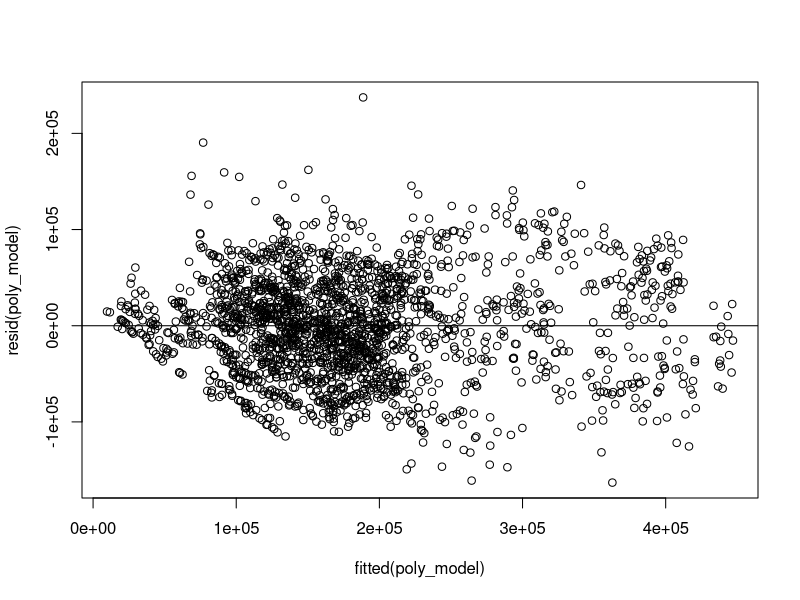
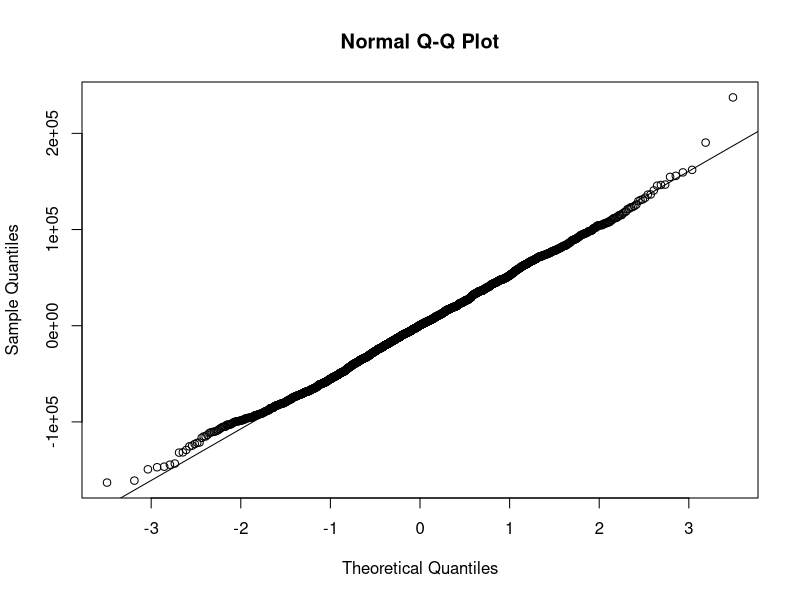
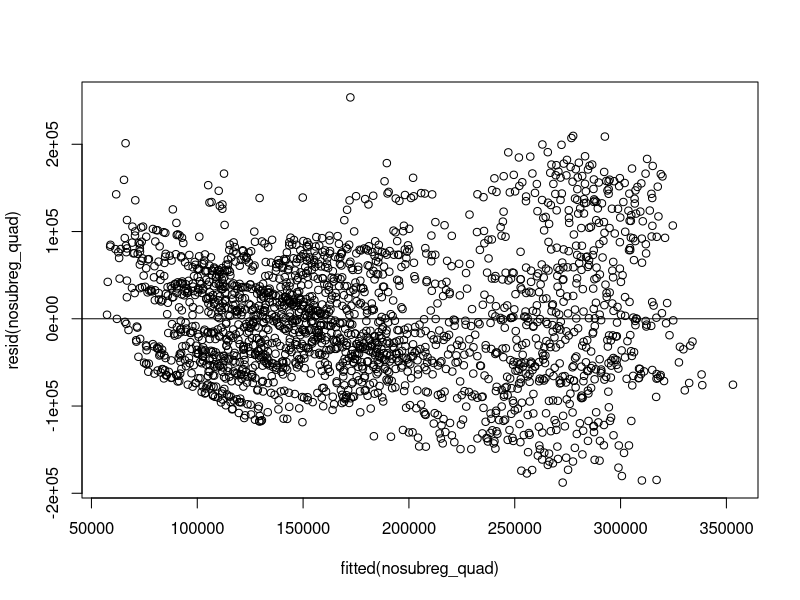
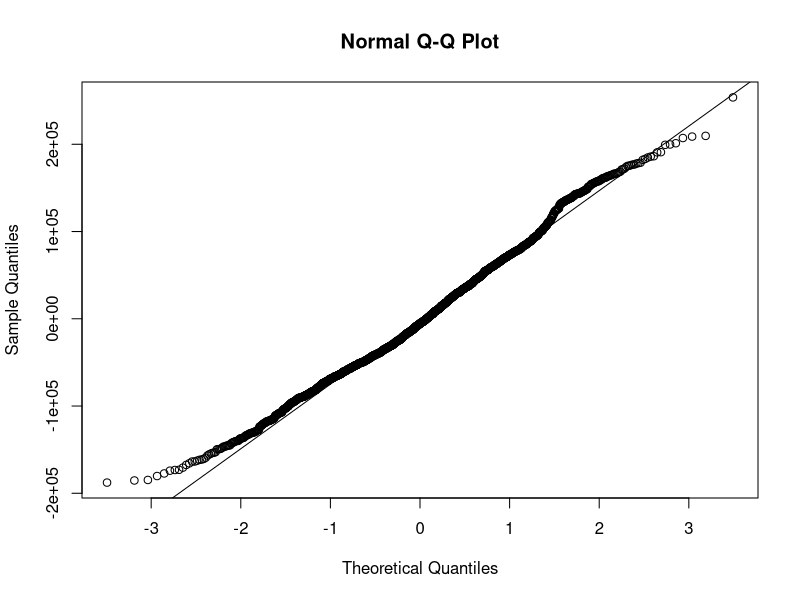

Write R code to recreate these figures, in order.
library(readr)
library(lmtest)
library(car)

# subset potatoes and center predictors
df = read_csv("cleaned_yield_with_gdp_cat.csv")
df_potatoes = subset(df, crop == "Potatoes")
df_potatoes$rain_mm_cent = df_potatoes$rain_mm - mean(df_potatoes$rain_mm)
df_potatoes$temp_c_cent = df_potatoes$temp_c - mean(df_potatoes$temp_c)
df_potatoes$year_cent = df_potatoes$year - mean(df_potatoes$year)

# additive model
add_model = lm(yield_hg_ha ~ rain_mm + temp_c + pesticides_t + year + gdp_tier + subregion, , data = df_potatoes)
summary(add_model)

# test polynomial models of different degrees
poly_model = lm(yield_hg_ha ~ poly(rain_mm_cent, 2) + poly(temp_c_cent, 2) + year_cent + pesticides_t + gdp_tier + subregion, data = df_potatoes)
summary(poly_model)

# polynomial model diagnostics
plot(resid(poly_model) ~ fitted(poly_model))
abline(h = 0)
bptest(poly_model)
qqnorm(resid(poly_model))
qqline(resid(poly_model))
shapiro.test(resid(poly_model))

# the quadratic model featuring subregions attains a high r-squared and somewhat reasonable normality
quad_model = lm(yield_hg_ha ~ rain_mm_cent + temp_c_cent + I(rain_mm_cent ^ 2) + I(temp_c_cent ^ 2) + year_cent + pesticides_t + gdp_tier + subregion, data = df_potatoes)
summary(quad_model)

quad_model_no_ctr = lm(yield_hg_ha ~ rain_mm + temp_c + I(rain_mm ^ 2) + I(temp_c ^ 2) + year_cent + pesticides_t + gdp_tier + subregion, data = df_potatoes)
summary(quad_model_no_ctr)

# however, we see issues with collinearity
# still, it seems to be a decent model for prediction
vif(quad_model)

# we can remove collinarity issues by removing subregions from the model
# however, r-squared and other diagnostics suffer
nosubreg_quad = lm(yield_hg_ha ~ rain_mm_cent * temp_c_cent + I(rain_mm_cent ^ 2) + I(temp_c_cent ^ 2) + year_cent + pesticides_t + gdp_tier, data = df_potatoes)
summary(nosubreg_quad)
vif(nosubreg_quad)

plot(resid(nosubreg_quad) ~ fitted(nosubreg_quad))
abline(h = 0)
bptest(nosubreg_quad)
qqnorm(resid(nosubreg_quad))
qqline(resid(nosubreg_quad))
shapiro.test(resid(nosubreg_quad))
